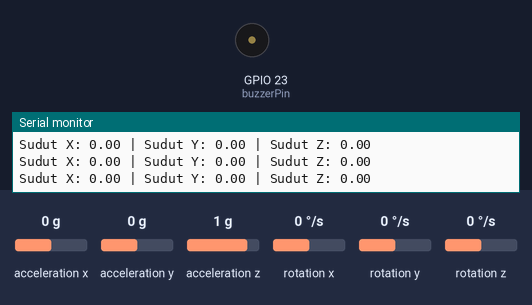
A sketch run on a simulated ESP32. Parts: buzzer (waves = sounding), the last lines printed to the serial monitor. The test bench sets the inputs (shaded band); at power-on: acceleration x 0 g, acceleration y 0 g, acceleration z 1 g, rotation x 0 °/s, rotation y 0 °/s, rotation z 0 °/s. WiFi joins after 1.5 s; servers stay silent unless stated.

Above: at 6.2 s.
6.3 s: acceleration x set to -0.4 g
7.8 s: acceleration x set to -0.7 g
At 8.8 s:
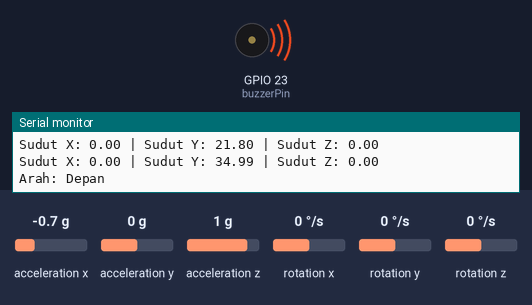
10.8 s: acceleration y set to -1.4 g
Timing chart, 0 to 19.8 s (numbered marks = the images above; inputs shaded):
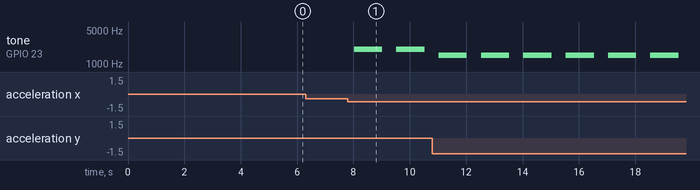

The sketch:

Demo2.ino
```cpp
#include <Wire.h>
#include <MPU6050_tockn.h>  // Library Tockn untuk MPU6050
#include <WiFi.h>  // Library WiFi untuk ESP32

MPU6050 mpu(Wire);
const char* ssid = "A50";        // Ganti dengan SSID WiFi Anda
const char* password = ""; // Ganti dengan password WiFi Anda

int buzzerPin = 23; // Pin untuk Buzzer
float threshold = 30.0;  // Ambang batas sudut
float initialAngleX, initialAngleY, initialAngleZ;  // Sudut awal (kalibrasi sisi depan)

void setup() {
  Serial.begin(115200);
  Wire.begin(21, 22);  // SDA di GPIO 21, SCL di GPIO 22
  mpu.begin();
  mpu.calcGyroOffsets(true);  // Kalibrasi sensor

  pinMode(buzzerPin, OUTPUT);
  digitalWrite(buzzerPin, LOW);

  connectToWiFi();
  calibrateInitialPosition();  // Membaca dan menyimpan sudut awal (sisi depan)
}

void loop() {
  mpu.update();  // Memperbarui data sensor

  if (WiFi.status() == WL_CONNECTED) {
    float angleX = mpu.getAngleX();
    float angleY = mpu.getAngleY();
    float angleZ = mpu.getAngleZ();

    displayAngles(angleX, angleY, angleZ);
    checkAngleThreshold(angleX, angleY, angleZ);

    delay(500);  // Jeda 500ms
  }
}

void connectToWiFi() {
  Serial.print("\nMenghubungkan ke WiFi...");
  WiFi.begin(ssid, password);
  while (WiFi.status() != WL_CONNECTED) {
    delay(1000);
    Serial.print(".");
  }
  Serial.println(" Terhubung!");
}

void calibrateInitialPosition() {
  // Membaca sudut awal saat perangkat dinyalakan
  mpu.update();
  initialAngleX = mpu.getAngleX();
  initialAngleY = mpu.getAngleY();
  initialAngleZ = mpu.getAngleZ();

  Serial.println("Kalibrasi selesai. Sudut awal (Sisi Depan):");
  displayAngles(initialAngleX, initialAngleY, initialAngleZ);
}

void displayAngles(float angleX, float angleY, float angleZ) {
  Serial.print("Sudut X: ");
  Serial.print(angleX);
  Serial.print(" | Sudut Y: ");
  Serial.print(angleY);
  Serial.print(" | Sudut Z: ");
  Serial.println(angleZ);
}

void checkAngleThreshold(float angleX, float angleY, float angleZ) {
  // Hitung selisih sudut dari posisi awal
  float deltaX = angleX - initialAngleX;
  float deltaY = angleY - initialAngleY;
  float deltaZ = angleZ - initialAngleZ;

  if (deltaX > threshold) {
    playTone(1000, "Kanan");  // Nada untuk arah kanan
  } else if (deltaX < -threshold) {
    playTone(1500, "Kiri");  // Nada untuk arah kiri
  } else if (deltaY > threshold) {
    playTone(2000, "Depan");  // Nada untuk arah depan
  } else if (deltaY < -threshold) {
    playTone(2500, "Belakang");  // Nada untuk arah belakang
  } else if (abs(deltaZ) > threshold) {
    playTone(3000, "Rotasi");  // Nada untuk rotasi di sumbu Z
  }
}

void playTone(int frequency, const char* direction) {
  Serial.print("Arah: ");
  Serial.println(direction);
  tone(buzzerPin, frequency);
  delay(1000);
  noTone(buzzerPin);
}
```

Measured:
- the behaviour switches between -0.5 and -0.6 g on acceleration x (found by bisection; images 0 and 1)
- after the input at 7.8 s, tone on GPIO 23 (buzzerPin): alternates 2000 Hz for 1.0 s and silent for 0.50 s, starting after 0.22 s
